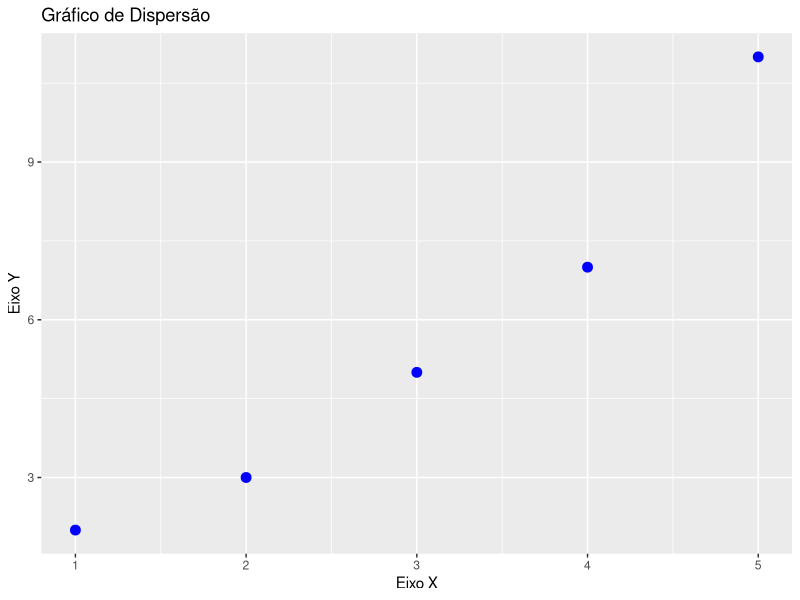
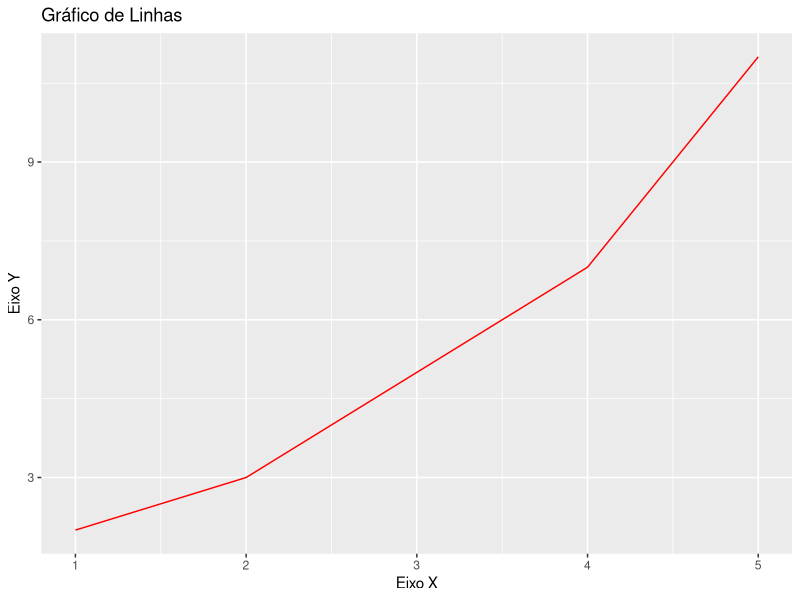
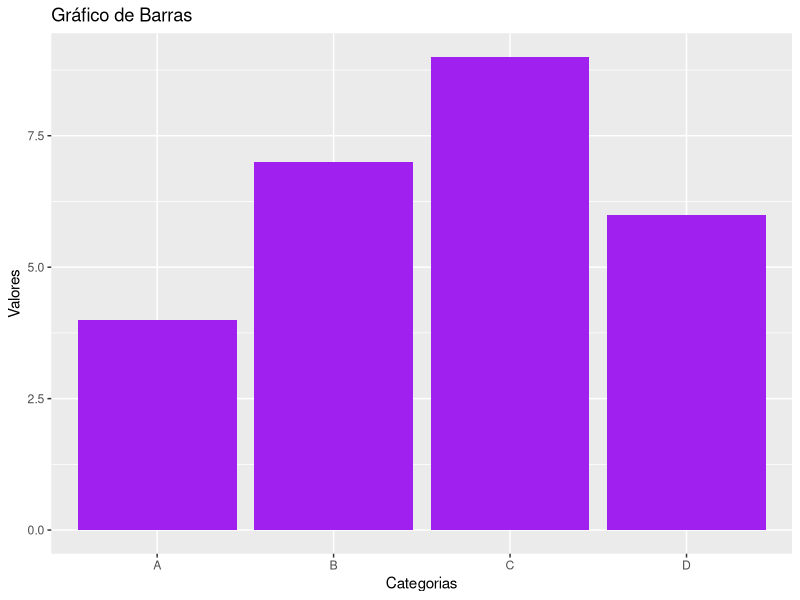
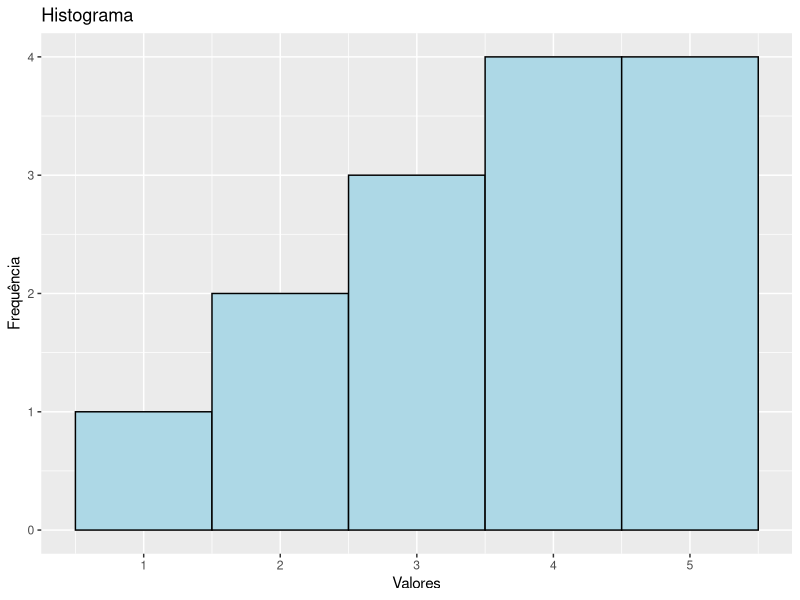
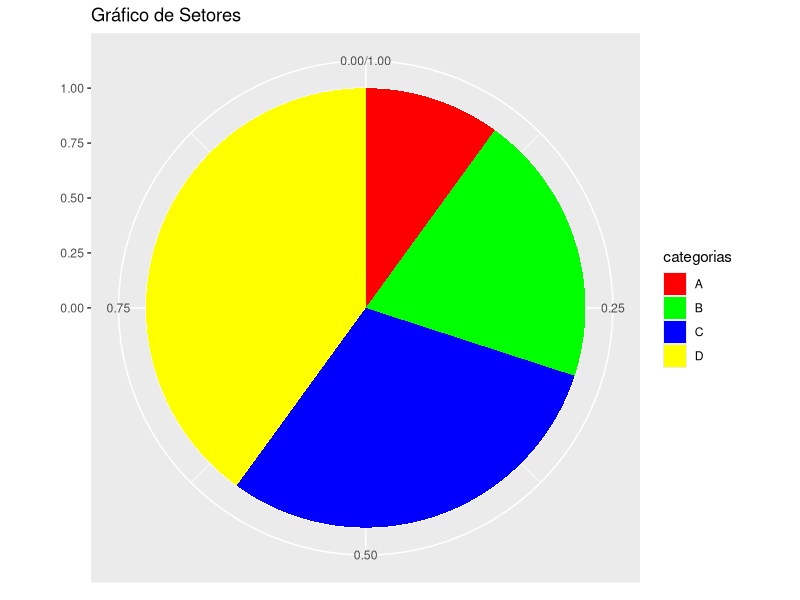

These figures' R source, in order:
# ===================================================================
#              GGPLOT : NOVAS VISUALIZAÇÕES PARA OS GRÁFICOS
# ===================================================================
#
# Por mais que o R possa ter uma forma nativa de fazer gráficos, eles
# não entregam uma estética tão elevada nem permitem um rigor mais rebuscado.
# Com isso, podemos contar com a poderosa e flexível biblioteca ggplot2!
#
# INSTALAÇÃO
# Caso ainda não tenha ggplot2 instalada, rode o seguinte comando:
# install.packages("ggplot2")
#
# Após a instalação, carregue a biblioteca com o comando abaixo:

    library(ggplot2)
    
    # ===================================================================
    #                          GGPLOT GRÁFICOS
    # ===================================================================
    #
    # Usaremos a ggplot2 para criar diferentes tipos de gráficos
    #
    
    # Criando valores de exemplo para os gráficos:
    #
      dados_disp <- data.frame(x = c(1, 2, 3, 4, 5), y = c(2, 3, 5, 7, 11))
    #
    # =============
    #
    # 2.A) Gráfico de Dispersão
    #
      ggplot(dados_disp, aes(x = x, y = y)) +
        geom_point(color = "blue", size = 3) +      # Adiciona pontos de cor azul
        labs(title = "Gráfico de Dispersão",        # Título do gráfico
             x = "Eixo X",                          # Rótulo do eixo X
             y = "Eixo Y")                          # Rótulo do eixo Y
    #
    # =============
    #
    # 2.B) Gráfico de Linhas
    #
      ggplot(dados_disp, aes(x = x, y = y)) +
        geom_line(color = "red") +                  # Adiciona uma linha vermelha
        labs(title = "Gráfico de Linhas", 
             x = "Eixo X", 
             y = "Eixo Y")
    #
    # =============
    #
    # 2.C) Gráfico de Barras
    #
      dados_bar <- data.frame(categorias = c("A", "B", "C", "D"),
                              valores = c(4, 7, 9, 6))
    #
      ggplot(dados_bar, aes(x = categorias, y = valores)) +
        geom_bar(stat = "identity", # Usa valores diretamente para altura das barras
                 fill = "purple") + 
        labs(title = "Gráfico de Barras", 
             x = "Categorias", 
             y = "Valores")
    #
    # =============
    #
    # 2.D) Histograma
    #
      dados_hist <- data.frame(valores = c(1, 2, 2, 3, 3, 3, 4, 4, 4, 4, 5, 5, 5, 5))
    #
      ggplot(dados_hist, aes(x = valores)) +
        geom_histogram(binwidth = 1,        # Define largura das barras
                       fill = "lightblue",
                       color = "black") +  
        labs(title = "Histograma", 
             x = "Valores", 
             y = "Frequência")
    #
    # =============
    #
    # 2.E) Gráfico de Setores (Pizza)
    #
    # Curiosidade sobre! O ggplot2 foi projetado para visualizações baseadas
    # em coordenadas cartesianas (como gráficos de barras, linhas e dispersão),
    # por isso não tem uma função de gráfico de pizza dedicada.
    # Porém!!!!, ao transformar um gráfico de barras em coordenadas polares,
    # conseguimos criar um gráfico de pizza bem customizável hehehe.
    #
      dados_pizza <- data.frame(
        categorias = c("A", "B", "C", "D"),
        valores = c(10, 20, 30, 40)
      )
    #
    # Calculando proporções e posições para o gráfico de setores
      dados_pizza$fracao <- dados_pizza$valores / sum(dados_pizza$valores)
      dados_pizza$ymax <- cumsum(dados_pizza$fracao)
      dados_pizza$ymin <- c(0, head(dados_pizza$ymax, n = -1))
      
    # Criando o gráfico de setores
      ggplot(dados_pizza,
             aes(ymin = ymin,
                 ymax = ymax,
                 xmin = 0,
                 xmax = 1,
                 fill = categorias)) +
      geom_rect() +                              # Desenha as fatias
      coord_polar(theta = "y") +                 # Converte para coordenadas polares
      labs(title = "Gráfico de Setores") +       # Título do gráfico
      scale_fill_manual(values = c("red", "green", "blue", "yellow")) 
    #
    # =============
